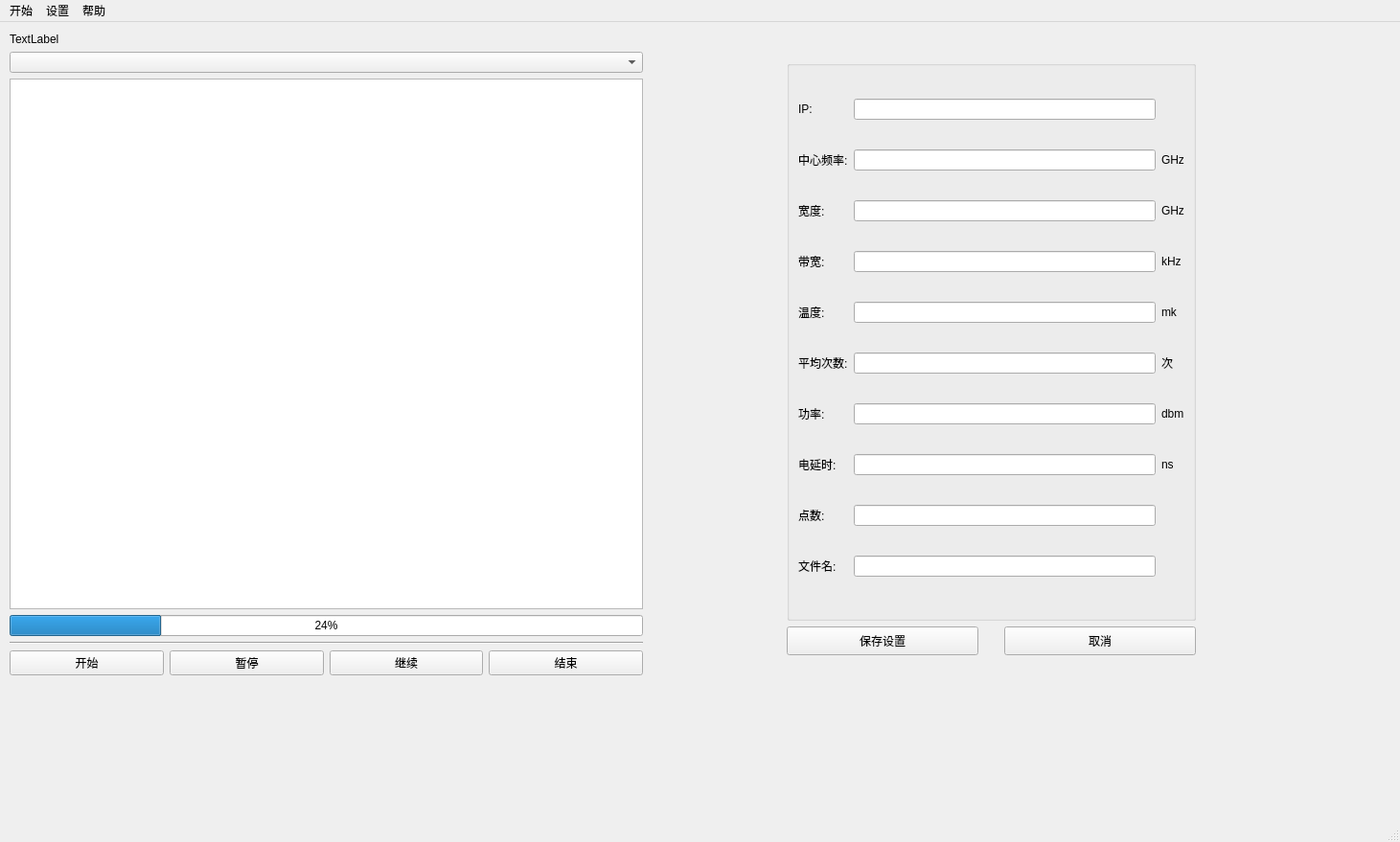
<?xml version="1.0" encoding="UTF-8"?>
<ui version="4.0">
 <class>MainWindow</class>
 <widget class="QMainWindow" name="MainWindow">
  <property name="geometry">
   <rect>
    <x>0</x>
    <y>0</y>
    <width>1461</width>
    <height>879</height>
   </rect>
  </property>
  <property name="windowTitle">
   <string>MainWindow</string>
  </property>
  <widget class="QWidget" name="centralwidget">
   <widget class="QWidget" name="layoutWidget">
    <property name="geometry">
     <rect>
      <x>10</x>
      <y>11</y>
      <width>661</width>
      <height>671</height>
     </rect>
    </property>
    <layout class="QVBoxLayout" name="verticalLayout">
     <item>
      <widget class="QLabel" name="label_8">
       <property name="text">
        <string>TextLabel</string>
       </property>
      </widget>
     </item>
     <item>
      <widget class="QComboBox" name="comboBox"/>
     </item>
     <item>
      <widget class="QGraphicsView" name="graphicsView"/>
     </item>
     <item>
      <widget class="QProgressBar" name="progressBar">
       <property name="value">
        <number>24</number>
       </property>
      </widget>
     </item>
     <item>
      <widget class="Line" name="line_2">
       <property name="orientation">
        <enum>Qt::Horizontal</enum>
       </property>
      </widget>
     </item>
     <item>
      <layout class="QHBoxLayout" name="horizontalLayout">
       <item>
        <widget class="QPushButton" name="pushButton">
         <property name="text">
          <string>开始</string>
         </property>
        </widget>
       </item>
       <item>
        <widget class="QPushButton" name="pushButton_2">
         <property name="text">
          <string>暂停</string>
         </property>
        </widget>
       </item>
       <item>
        <widget class="QPushButton" name="pushButton_4">
         <property name="text">
          <string>继续</string>
         </property>
        </widget>
       </item>
       <item>
        <widget class="QPushButton" name="pushButton_3">
         <property name="text">
          <string>结束</string>
         </property>
        </widget>
       </item>
      </layout>
     </item>
    </layout>
   </widget>
   <widget class="QWidget" name="layoutWidget">
    <property name="geometry">
     <rect>
      <x>800</x>
      <y>40</y>
      <width>471</width>
      <height>621</height>
     </rect>
    </property>
    <layout class="QGridLayout" name="gridLayout_2">
     <item row="0" column="0" colspan="2">
      <widget class="QGroupBox" name="formGroupBox">
       <layout class="QGridLayout" name="gridLayout">
        <item row="9" column="0">
         <widget class="QLabel" name="Label_9">
          <property name="text">
           <string>点数:</string>
          </property>
         </widget>
        </item>
        <item row="5" column="3">
         <widget class="QLabel" name="label_5">
          <property name="text">
           <string>次</string>
          </property>
         </widget>
        </item>
        <item row="3" column="2">
         <widget class="QLineEdit" name="LineEdit_4"/>
        </item>
        <item row="9" column="2">
         <widget class="QLineEdit" name="LineEdit_9"/>
        </item>
        <item row="2" column="3">
         <widget class="QLabel" name="label">
          <property name="text">
           <string>GHz</string>
          </property>
         </widget>
        </item>
        <item row="0" column="0">
         <widget class="QLabel" name="Label">
          <property name="text">
           <string>IP:</string>
          </property>
         </widget>
        </item>
        <item row="7" column="2">
         <widget class="QLineEdit" name="LineEdit_8"/>
        </item>
        <item row="5" column="2">
         <widget class="QLineEdit" name="LineEdit_6"/>
        </item>
        <item row="2" column="0">
         <widget class="QLabel" name="Label_3">
          <property name="text">
           <string>宽度:</string>
          </property>
         </widget>
        </item>
        <item row="10" column="0">
         <widget class="QLabel" name="Label_10">
          <property name="text">
           <string>文件名:</string>
          </property>
         </widget>
        </item>
        <item row="3" column="3">
         <widget class="QLabel" name="label_3">
          <property name="text">
           <string>kHz</string>
          </property>
         </widget>
        </item>
        <item row="1" column="0">
         <widget class="QLabel" name="Label_2">
          <property name="text">
           <string>中心频率:</string>
          </property>
         </widget>
        </item>
        <item row="10" column="2">
         <widget class="QLineEdit" name="LineEdit_10"/>
        </item>
        <item row="3" column="0">
         <widget class="QLabel" name="Label_4">
          <property name="text">
           <string>带宽:</string>
          </property>
         </widget>
        </item>
        <item row="7" column="3">
         <widget class="QLabel" name="label_7">
          <property name="text">
           <string>ns</string>
          </property>
         </widget>
        </item>
        <item row="6" column="0">
         <widget class="QLabel" name="Label_7">
          <property name="text">
           <string>功率:</string>
          </property>
         </widget>
        </item>
        <item row="1" column="2">
         <widget class="QLineEdit" name="LineEdit_2"/>
        </item>
        <item row="6" column="2">
         <widget class="QLineEdit" name="LineEdit_7"/>
        </item>
        <item row="2" column="2">
         <widget class="QLineEdit" name="LineEdit_3"/>
        </item>
        <item row="0" column="2">
         <widget class="QLineEdit" name="LineEdit"/>
        </item>
        <item row="1" column="3">
         <widget class="QLabel" name="label_2">
          <property name="text">
           <string>GHz</string>
          </property>
         </widget>
        </item>
        <item row="5" column="0">
         <widget class="QLabel" name="Label_6">
          <property name="text">
           <string>平均次数:</string>
          </property>
         </widget>
        </item>
        <item row="6" column="3">
         <widget class="QLabel" name="label_6">
          <property name="text">
           <string>dbm</string>
          </property>
         </widget>
        </item>
        <item row="4" column="0">
         <widget class="QLabel" name="Label_5">
          <property name="text">
           <string>温度:</string>
          </property>
         </widget>
        </item>
        <item row="7" column="0">
         <widget class="QLabel" name="Label_8">
          <property name="text">
           <string>电延时:</string>
          </property>
         </widget>
        </item>
        <item row="4" column="3">
         <widget class="QLabel" name="label_4">
          <property name="text">
           <string>mk</string>
          </property>
         </widget>
        </item>
        <item row="4" column="2">
         <widget class="QLineEdit" name="LineEdit_5"/>
        </item>
       </layout>
      </widget>
     </item>
     <item row="1" column="0">
      <widget class="QPushButton" name="pushButton_6">
       <property name="maximumSize">
        <size>
         <width>200</width>
         <height>30</height>
        </size>
       </property>
       <property name="text">
        <string>保存设置</string>
       </property>
      </widget>
     </item>
     <item row="1" column="1">
      <widget class="QPushButton" name="pushButton_7">
       <property name="maximumSize">
        <size>
         <width>200</width>
         <height>30</height>
        </size>
       </property>
       <property name="text">
        <string>取消</string>
       </property>
      </widget>
     </item>
    </layout>
   </widget>
  </widget>
  <widget class="QMenuBar" name="menubar">
   <property name="geometry">
    <rect>
     <x>0</x>
     <y>0</y>
     <width>1461</width>
     <height>26</height>
    </rect>
   </property>
   <widget class="QMenu" name="menu">
    <property name="title">
     <string>开始</string>
    </property>
    <addaction name="actionopen"/>
    <addaction name="separator"/>
    <addaction name="action1"/>
    <addaction name="action2"/>
    <addaction name="action"/>
    <addaction name="action3"/>
    <addaction name="separator"/>
    <addaction name="action4"/>
    <addaction name="separator"/>
    <addaction name="action5"/>
   </widget>
   <widget class="QMenu" name="menu_3">
    <property name="title">
     <string>帮助</string>
    </property>
    <addaction name="actionhelp"/>
   </widget>
   <widget class="QMenu" name="menu_4">
    <property name="title">
     <string>设置</string>
    </property>
    <addaction name="actionconnect"/>
    <addaction name="action_3"/>
   </widget>
   <addaction name="menu"/>
   <addaction name="menu_4"/>
   <addaction name="menu_3"/>
  </widget>
  <widget class="QStatusBar" name="statusbar"/>
  <action name="action1">
   <property name="text">
    <string>开始</string>
   </property>
  </action>
  <action name="action2">
   <property name="text">
    <string>暂停</string>
   </property>
  </action>
  <action name="action3">
   <property name="text">
    <string>结束</string>
   </property>
  </action>
  <action name="action4">
   <property name="text">
    <string>保存测量结果</string>
   </property>
  </action>
  <action name="action5">
   <property name="text">
    <string>退出</string>
   </property>
  </action>
  <action name="action1_2">
   <property name="text">
    <string>1</string>
   </property>
  </action>
  <action name="action2_2">
   <property name="text">
    <string>2</string>
   </property>
  </action>
  <action name="action3_2">
   <property name="text">
    <string>3</string>
   </property>
  </action>
  <action name="action4_2">
   <property name="text">
    <string>4</string>
   </property>
  </action>
  <action name="action5_2">
   <property name="text">
    <string>5</string>
   </property>
  </action>
  <action name="actionconnect">
   <property name="text">
    <string>连接设置</string>
   </property>
  </action>
  <action name="actiondisconnect">
   <property name="text">
    <string>断开连接</string>
   </property>
  </action>
  <action name="actionhelp">
   <property name="text">
    <string>帮助信息</string>
   </property>
  </action>
  <action name="actionopen">
   <property name="checkable">
    <bool>false</bool>
   </property>
   <property name="text">
    <string>打开文件</string>
   </property>
  </action>
  <action name="action">
   <property name="text">
    <string>继续</string>
   </property>
  </action>
  <action name="action1_3">
   <property name="text">
    <string>1</string>
   </property>
  </action>
  <action name="action1_4">
   <property name="text">
    <string>1</string>
   </property>
  </action>
  <action name="action_3">
   <property name="text">
    <string>保存设置</string>
   </property>
  </action>
 </widget>
 <tabstops>
  <tabstop>LineEdit_2</tabstop>
  <tabstop>LineEdit_3</tabstop>
  <tabstop>LineEdit_4</tabstop>
  <tabstop>LineEdit_5</tabstop>
  <tabstop>LineEdit_6</tabstop>
  <tabstop>LineEdit_7</tabstop>
  <tabstop>LineEdit_8</tabstop>
  <tabstop>LineEdit_9</tabstop>
  <tabstop>LineEdit_10</tabstop>
  <tabstop>graphicsView</tabstop>
  <tabstop>pushButton</tabstop>
  <tabstop>pushButton_2</tabstop>
  <tabstop>pushButton_3</tabstop>
 </tabstops>
 <resources/>
 <connections/>
</ui>
